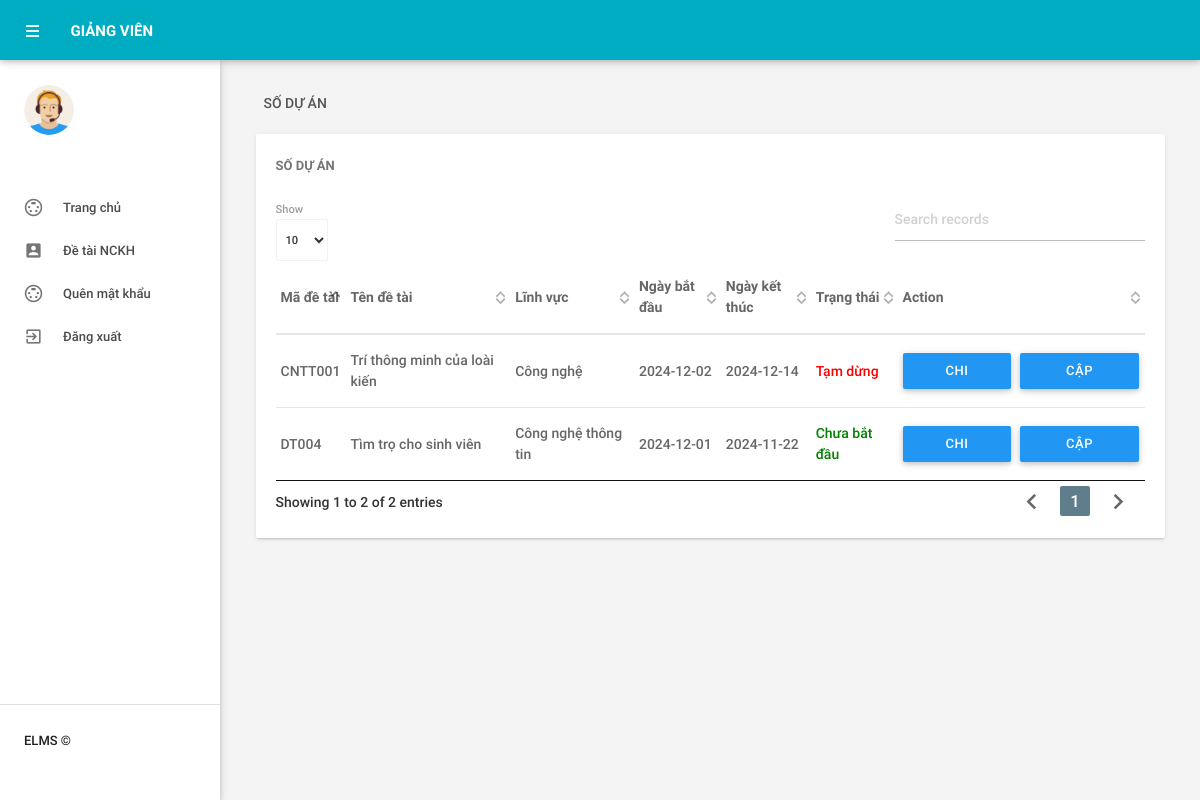
The app's page /BTL_CNPM/leavehistory.php (signed in) with its own data.
### tables this page shows
CREATE TABLE `tbldetai` (
  `MaDeTai` varchar(20) NOT NULL,
  `TenDeTai` varchar(50) NOT NULL,
  `LinhVuc` varchar(50) NOT NULL,
  `NgayBatDau` date NOT NULL,
  `NgayKetThuc` date NOT NULL,
  `TrangThai` varchar(50) NOT NULL,
  `MoTa` varchar(100) NOT NULL,
  `GiangVien` varchar(20) NOT NULL,
  `SinhVien` varchar(20) NOT NULL
);

### BTL_CNPM/leavehistory.php (the view, shortened to what this page needs)
<?php
include('includes/config.php');
if(strlen($_SESSION['emplogin'])==0)
    {
header('location:index.php');
}
else{
 ?>
<!DOCTYPE html>
<html lang="en">
    <head>
        <link type="text/css" rel="stylesheet" href="assets/plugins/materialize/css/materialize.min.css"/>
        <link href="assets/plugins/material-preloader/css/materialPreloader.min.css" rel="stylesheet">
        <link href="assets/plugins/datatables/css/jquery.dataTables.min.css" rel="stylesheet">
        <link href="assets/css/alpha.min.css" rel="stylesheet" type="text/css"/>
        <link href="assets/css/custom.css" rel="stylesheet" type="text/css"/>
    </head>
    <body>
       <?php include('includes/header.php');?>
       <?php include('includes/sidebar.php');?>
            <main class="mn-inner">
                <div class="row">
                    <div class="col s12">
                        <div class="page-title">Số dự án</div>
                    </div>
                    <div class="col s12 m12 l12">
                        <div class="card">
                            <div class="card-content">
                                <span class="card-title">Số dự án</span>
                                <table id="example" class="display responsive-table ">
                                    <thead>
                                        <tr>
                                            <th>Mã đề tài</th>
                                            <th>Tên đề tài</th>
                                            <th>Lĩnh vực</th>
                                            <th>Ngày bắt đầu</th>
                                            <th>Ngày kết thúc</th>
                                            <th>Trạng thái</th>
                                            <th>Action</th>
                                        </tr>
                                    </thead>
                                    <tbody>
            <?php
            $eid=$_SESSION['eid'];
            $sql = "SELECT tbldetai.MaDeTai as madetai,TenDeTai,LinhVuc,NgayBatDau,NgayKetThuc,TrangThai
                    from tbldetai
                    where GiangVien=:eid";
            $query = $dbh -> prepare($sql);
            $query->bindParam(':eid',$eid,PDO::PARAM_STR);
            $query->execute();
            $results=$query->fetchAll(PDO::FETCH_OBJ);
            if($query->rowCount() > 0)
            {
            foreach($results as $result)
            {               ?>
            <tr>
                <td> <?php echo htmlentities($result->madetai);?></td>
                <td><?php echo htmlentities($result->TenDeTai);?></td>
                <td><?php echo htmlentities($result->LinhVuc);?></td>
                <td><?php echo htmlentities($result->NgayBatDau);?></td>
                <td><?php echo htmlentities($result->NgayKetThuc);?></td>
                <td><?php $stats=$result->TrangThai;
                if($stats=="Chưa bắt đầu"){
                    ?>
                    <span style="color: green">Chưa bắt đầu</span>
                        <?php } if($stats=="Đang làm việc")  { ?>
                    <span style="color: yellow">Đang hoạt động</span>
                        <?php } if($stats=="Đã hoàn thành")  { ?>
                    <?php } if($stats=="Tạm dừng")  { ?>
                        <span style="color: red">Tạm dừng</span>
                <?php } ?>
                </td>
                <td>
                <div class="button-group">
        <a href="leave-details.php?madetai=<?php echo htmlentities($result->madetai);?>" class="waves-effect waves-light btn blue m-b-xs">Chi tiết</a>
        <a href="edit_detai.php?madetai=<?php echo htmlentities($result->madetai);?>" class="waves-effect waves-light btn blue m-b-xs">Cập nhật</a>
    </div>
                </td>
            </tr>
                                         <?php } }?>
                                    </tbody>
                                </table>
                            </div>
                        </div>
                    </div>
                </div>
            </main>
        <div class="left-sidebar-hover"></div>
    </body>
</html>
<?php } ?>

### BTL_CNPM/leavehistory.php (style rules this page uses)
.button-group { display: flex; gap: 10px; }
.button-group a { margin: 0; }

### records on screen
tbldetai: MaDeTai "CNTT001", TenDeTai "Trí thông minh của loài kiến", LinhVuc "Công nghệ", NgayBatDau "2024-12-02", NgayKetThuc "2024-12-14", TrangThai "Tạm dừng"
tbldetai: MaDeTai "DT004", TenDeTai "Tìm trọ cho sinh viên", LinhVuc "Công nghệ thông tin", NgayBatDau "2024-12-01", NgayKetThuc "2024-11-22", TrangThai "Chưa bắt đầu"
